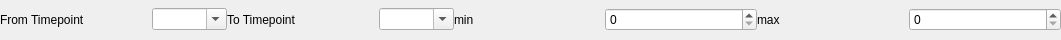
<?xml version="1.0" encoding="UTF-8"?>
<ui version="4.0">
 <class>TemporalConstraintQuantitative</class>
 <widget class="QWidget" name="TemporalConstraintQuantitative">
  <property name="geometry">
   <rect>
    <x>0</x>
    <y>0</y>
    <width>1061</width>
    <height>40</height>
   </rect>
  </property>
  <property name="sizePolicy">
   <sizepolicy hsizetype="Preferred" vsizetype="Maximum">
    <horstretch>0</horstretch>
    <verstretch>0</verstretch>
   </sizepolicy>
  </property>
  <property name="windowTitle">
   <string>Form</string>
  </property>
  <layout class="QGridLayout" name="gridLayout">
   <property name="horizontalSpacing">
    <number>0</number>
   </property>
   <property name="margin">
    <number>0</number>
   </property>
   <item row="0" column="0">
    <layout class="QHBoxLayout" name="horizontalLayout">
     <item>
      <widget class="QLabel" name="labelFrom">
       <property name="text">
        <string>From Timepoint</string>
       </property>
      </widget>
     </item>
     <item>
      <widget class="QComboBox" name="comboBoxFrom">
       <property name="minimumSize">
        <size>
         <width>75</width>
         <height>0</height>
        </size>
       </property>
       <property name="maximumSize">
        <size>
         <width>75</width>
         <height>16777215</height>
        </size>
       </property>
       <property name="editable">
        <bool>true</bool>
       </property>
      </widget>
     </item>
     <item>
      <widget class="QLabel" name="labelTo">
       <property name="text">
        <string>To Timepoint</string>
       </property>
      </widget>
     </item>
     <item>
      <widget class="QComboBox" name="comboBoxTo">
       <property name="minimumSize">
        <size>
         <width>75</width>
         <height>0</height>
        </size>
       </property>
       <property name="maximumSize">
        <size>
         <width>75</width>
         <height>16777215</height>
        </size>
       </property>
       <property name="editable">
        <bool>true</bool>
       </property>
      </widget>
     </item>
     <item>
      <widget class="QLabel" name="labelMin">
       <property name="text">
        <string>min</string>
       </property>
      </widget>
     </item>
     <item>
      <widget class="QSpinBox" name="spinBoxMin"/>
     </item>
     <item>
      <widget class="QLabel" name="labelMax">
       <property name="text">
        <string>max</string>
       </property>
      </widget>
     </item>
     <item>
      <widget class="QSpinBox" name="spinBoxMax"/>
     </item>
    </layout>
   </item>
  </layout>
 </widget>
 <resources/>
 <connections/>
</ui>
